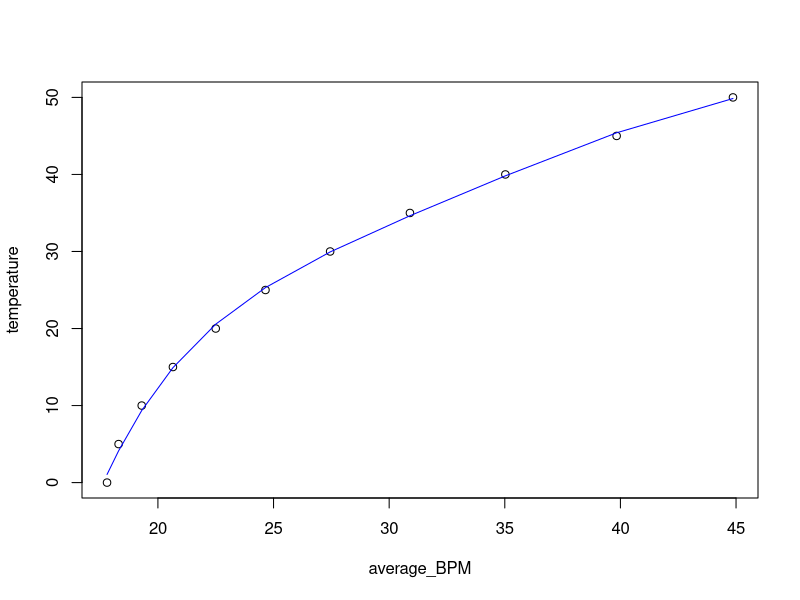
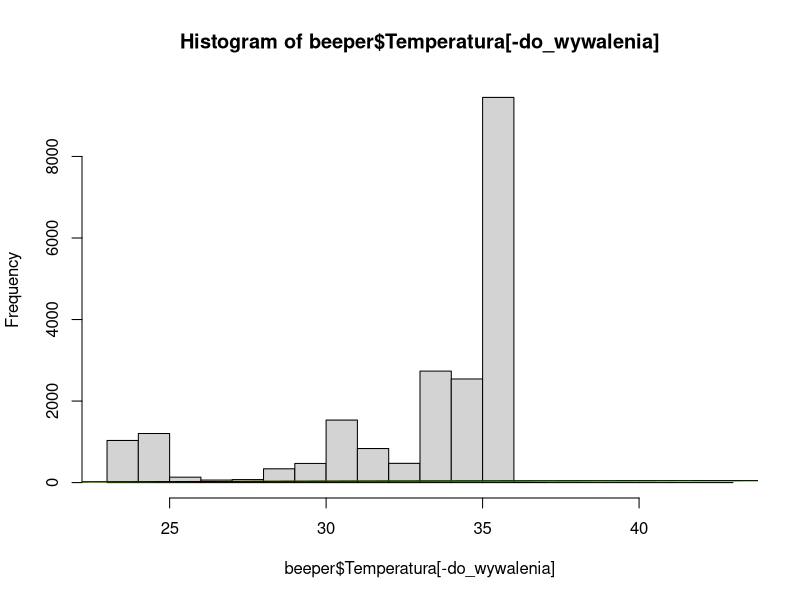
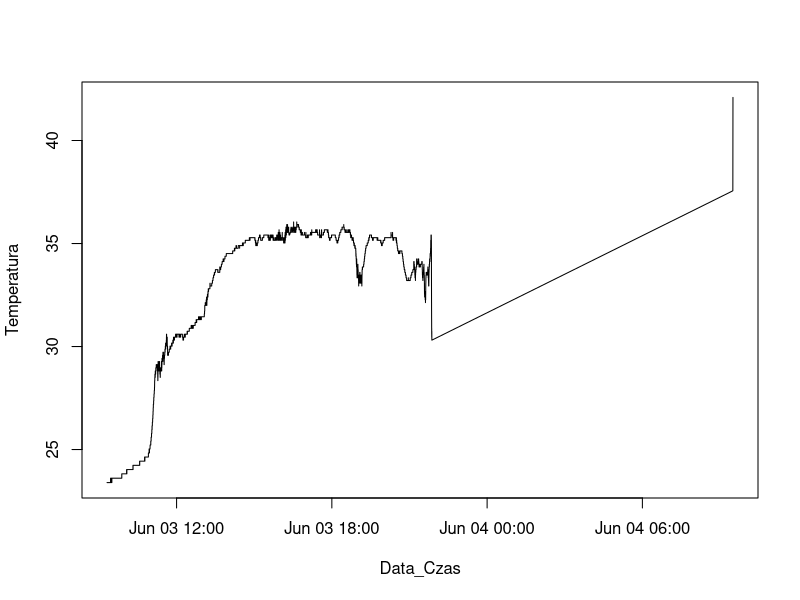

Source code (R) for these figures, in order: (Note: this script raises an error after producing the figures.)
## Posilkowalam sie ksiazka "Introduction to R" Szymona Drobniaka
# robilam wg wzoru z rozdzialu "Simple linear models" - although it was not simple ; p

# Używane pakiety
#install.packages(lubridate)
library(lubridate)

# Wczytuje dane
bipniecia <- read.csv2("input/reg_model_Zuza.csv")

# Dodaje zmienną average_BPM^2, log(),log10() i  sqrt()

bipniecia$avg_BPM_sqrd <-bipniecia$average_BPM^2
bipniecia$log_BPM <- log(bipniecia$average_BPM)
bipniecia$sqrt_BPM <- sqrt(bipniecia$average_BPM)
bipniecia$log10_BPM <- log10(bipniecia$average_BPM)

# Tworzę model regresji liniowej, ale trochę oszukujemy R i dodajemy kilka
# innych zmiennch, które są przekształceniem pierwszego iXa.

bipniecia.lm1 <- lm(temperature~average_BPM + avg_BPM_sqrd +
                        log_BPM + sqrt_BPM, data = bipniecia)


summary(bipniecia.lm1) 

# Wygląda to nie najgorzej - generalnie w 50 % przypadków reszty
# z regresji to +-.3 stopnia. Maksymalnie różnica jest o jeden stopień.
# Może z większą ilością danych lepiej dobierze wspólczynniki, ale wydaje mi się
# że nie jest źle.


# Plot

# Wykres rozrzutu - x = bipnięcia, y = temperatura
plot(temperature~average_BPM, data = bipniecia)

# Dorzucenie lini przewidzianej przez model regresji
lines(bipniecia$average_BPM, bipniecia.lm1$fitted.values, col="blue")

### Wycztywanie danych z beepera

beeper <- read.csv("input//beeper_log.csv", as.is = T, sep = ";")
names(beeper)[2] <- "Time"
names(beeper)[4] <- "average_BPM"
## Zamiana czasu na rozumiany format

beeper$Data_Czas <- ymd_hms(paste(beeper$Date, beeper$Time))

# Tworzenie zmiennych potrzebnych do modelu

beeper$avg_BPM_sqrd <-beeper$average_BPM^2
beeper$log_BPM <- log(beeper$average_BPM)
beeper$sqrt_BPM <- sqrt(beeper$average_BPM)
beeper$log10_BPM <- log10(beeper$average_BPM)



## Przewidywanie temperatury
beeper$Temperatura <- predict(bipniecia.lm1, beeper)

# W tym pliku byly dziewne wartości. Jak zobaczysz wykres to widać, że poniżej gdzieś
# tak 17-18 zacznie się pojawiać ujemna temperatura i będzie szybko szła w dół.
# Wovec tego, wypadklo kilka takich obserwacji,które sięgają - 120 stopni nawet ; D


beeper$Temperatura[beeper$Temperatura<0]

# Ich nie będziemy brać pod uwagę na wykresie
# Generalnie są blisko siebie co niektóre
do_wywalenia <- which(beeper$Temperatura<0)


hist(beeper$Temperatura[-do_wywalenia])

jpeg("figures/wykres_data_temp.jpeg", width = 1200, height = 400)
plot(Temperatura~Data_Czas, data = beeper[-do_wywalenia,], type="l")
dev.off()





#### PONIŻEJ PRÓBNOPIS:---------------

## Kilka innych modeli z mniejszą ilością zmiennych, ale wypadają trochę gorzej

bipniecia.lm2 <- lm(temperature~average_BPM +
                        log_BPM + sqrt_BPM, data = bipniecia)
lines(bipniecia$average_BPM, bipniecia.lm2$fitted.values, col="red")

bipniecia.lm3 <- lm(temperature~average_BPM +
                         sqrt_BPM, data = bipniecia)
lines(bipniecia$average_BPM, bipniecia.lm3$fitted.values, col="green")

bipniecia.lm4 <- lm(temperature~average_BPM +
                        log_BPM, data = bipniecia)
lines(bipniecia$average_BPM, bipniecia.lm4$fitted.values, col="black")


## Chcialabym wiedziec, po co to jest? Ale przekopiowalam to z przykladu z ksiazki 
# z mysla, ze zobacze, co mi to wyrzuci. Cos wyrzucilo, ale nie wiem, co.




## A Książka nie tłumaczy co to robi?? ; ]
x2 <- seq(0, 50, 2)
y2 <- predict(bipniecia.lm, list(temperature=x2), int="c")